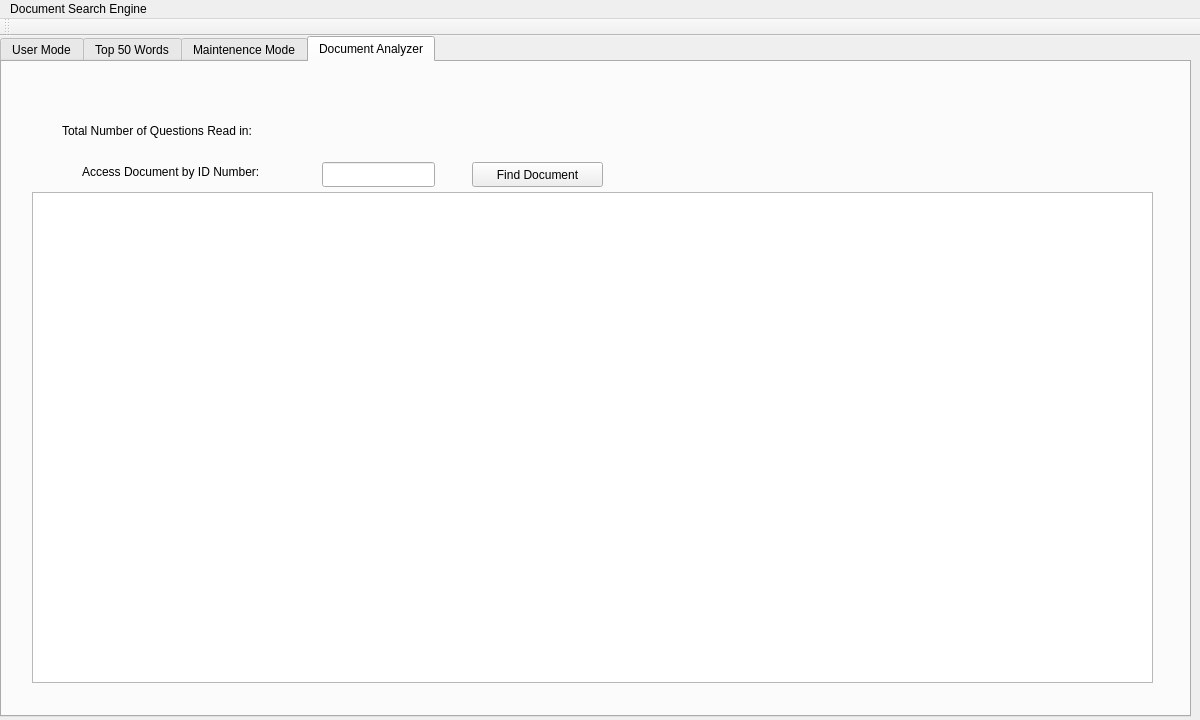
<?xml version="1.0" encoding="UTF-8"?>
<ui version="4.0">
 <class>MainWindow</class>
 <widget class="QMainWindow" name="MainWindow">
  <property name="geometry">
   <rect>
    <x>0</x>
    <y>0</y>
    <width>1200</width>
    <height>720</height>
   </rect>
  </property>
  <property name="windowTitle">
   <string>MainWindow</string>
  </property>
  <widget class="QWidget" name="centralWidget">
   <widget class="QTabWidget" name="tabwidget1">
    <property name="geometry">
     <rect>
      <x>0</x>
      <y>0</y>
      <width>1191</width>
      <height>681</height>
     </rect>
    </property>
    <property name="currentIndex">
     <number>3</number>
    </property>
    <widget class="QWidget" name="tab_1">
     <attribute name="title">
      <string>User Mode</string>
     </attribute>
     <widget class="QPushButton" name="pushButton_2">
      <property name="geometry">
       <rect>
        <x>130</x>
        <y>60</y>
        <width>151</width>
        <height>25</height>
       </rect>
      </property>
      <property name="text">
       <string>Display Top 50 Words</string>
      </property>
     </widget>
     <widget class="QLineEdit" name="lineEdit">
      <property name="geometry">
       <rect>
        <x>230</x>
        <y>100</y>
        <width>221</width>
        <height>31</height>
       </rect>
      </property>
     </widget>
     <widget class="QPushButton" name="startButton">
      <property name="geometry">
       <rect>
        <x>0</x>
        <y>10</y>
        <width>141</width>
        <height>31</height>
       </rect>
      </property>
      <property name="autoFillBackground">
       <bool>false</bool>
      </property>
      <property name="styleSheet">
       <string notr="true">background-color: rgb(138, 226, 52);
color: rgb(0, 0, 0);</string>
      </property>
      <property name="text">
       <string>Start Search Engine</string>
      </property>
     </widget>
     <widget class="QLabel" name="label">
      <property name="geometry">
       <rect>
        <x>140</x>
        <y>110</y>
        <width>67</width>
        <height>17</height>
       </rect>
      </property>
      <property name="font">
       <font>
        <pointsize>12</pointsize>
        <weight>75</weight>
        <bold>true</bold>
        <underline>true</underline>
       </font>
      </property>
      <property name="text">
       <string>Search:</string>
      </property>
     </widget>
     <widget class="QLabel" name="label_start">
      <property name="geometry">
       <rect>
        <x>150</x>
        <y>20</y>
        <width>361</width>
        <height>17</height>
       </rect>
      </property>
      <property name="text">
       <string>Successfully started. Search Engine is now running...</string>
      </property>
     </widget>
     <widget class="QLabel" name="label_6">
      <property name="geometry">
       <rect>
        <x>0</x>
        <y>630</y>
        <width>111</width>
        <height>17</height>
       </rect>
      </property>
      <property name="text">
       <string>Execution Time:</string>
      </property>
     </widget>
     <widget class="QLabel" name="label_time">
      <property name="geometry">
       <rect>
        <x>110</x>
        <y>630</y>
        <width>91</width>
        <height>17</height>
       </rect>
      </property>
      <property name="text">
       <string/>
      </property>
     </widget>
     <widget class="QLabel" name="label_8">
      <property name="geometry">
       <rect>
        <x>170</x>
        <y>630</y>
        <width>67</width>
        <height>17</height>
       </rect>
      </property>
      <property name="text">
       <string>Seconds</string>
      </property>
     </widget>
     <widget class="QLabel" name="label_starting">
      <property name="geometry">
       <rect>
        <x>150</x>
        <y>20</y>
        <width>491</width>
        <height>17</height>
       </rect>
      </property>
      <property name="text">
       <string>Starting Search Engine... Please Wait! This may take a few minutes!</string>
      </property>
     </widget>
     <widget class="QLabel" name="label_dataStartType">
      <property name="geometry">
       <rect>
        <x>150</x>
        <y>20</y>
        <width>541</width>
        <height>17</height>
       </rect>
      </property>
      <property name="text">
       <string>Default Data Type: Hash Table (Change in Maintenence Mode Before Starting)</string>
      </property>
     </widget>
     <widget class="QPushButton" name="pushButton_4">
      <property name="geometry">
       <rect>
        <x>480</x>
        <y>100</y>
        <width>111</width>
        <height>31</height>
       </rect>
      </property>
      <property name="styleSheet">
       <string notr="true">color: rgb(239, 41, 41);</string>
      </property>
      <property name="text">
       <string>Search</string>
      </property>
     </widget>
    </widget>
    <widget class="QWidget" name="tab_3">
     <attribute name="title">
      <string>Top 50 Words</string>
     </attribute>
     <widget class="QLabel" name="label_2">
      <property name="geometry">
       <rect>
        <x>20</x>
        <y>30</y>
        <width>211</width>
        <height>17</height>
       </rect>
      </property>
      <property name="font">
       <font>
        <pointsize>12</pointsize>
        <weight>75</weight>
        <bold>true</bold>
        <underline>true</underline>
       </font>
      </property>
      <property name="text">
       <string>List of Top 50 Used Words:</string>
      </property>
     </widget>
    </widget>
    <widget class="QWidget" name="tab_2">
     <attribute name="title">
      <string>Maintenence Mode</string>
     </attribute>
     <widget class="QLabel" name="label_3">
      <property name="geometry">
       <rect>
        <x>40</x>
        <y>30</y>
        <width>151</width>
        <height>17</height>
       </rect>
      </property>
      <property name="font">
       <font>
        <weight>75</weight>
        <bold>true</bold>
        <underline>true</underline>
       </font>
      </property>
      <property name="text">
       <string>Add New Data Files:</string>
      </property>
     </widget>
     <widget class="QPushButton" name="buttonAddTag">
      <property name="geometry">
       <rect>
        <x>110</x>
        <y>60</y>
        <width>131</width>
        <height>25</height>
       </rect>
      </property>
      <property name="text">
       <string>Add Tag File</string>
      </property>
     </widget>
     <widget class="QPushButton" name="buttonAddQuestion">
      <property name="geometry">
       <rect>
        <x>110</x>
        <y>100</y>
        <width>131</width>
        <height>25</height>
       </rect>
      </property>
      <property name="text">
       <string>Add Question File</string>
      </property>
     </widget>
     <widget class="QPushButton" name="pushButton_5">
      <property name="geometry">
       <rect>
        <x>200</x>
        <y>130</y>
        <width>171</width>
        <height>51</height>
       </rect>
      </property>
      <property name="text">
       <string>Confirm and Load Files</string>
      </property>
     </widget>
     <widget class="QLabel" name="label_4">
      <property name="geometry">
       <rect>
        <x>260</x>
        <y>60</y>
        <width>911</width>
        <height>17</height>
       </rect>
      </property>
      <property name="text">
       <string/>
      </property>
     </widget>
     <widget class="QLabel" name="label_5">
      <property name="geometry">
       <rect>
        <x>260</x>
        <y>100</y>
        <width>901</width>
        <height>17</height>
       </rect>
      </property>
      <property name="text">
       <string/>
      </property>
     </widget>
     <widget class="QLabel" name="label_10">
      <property name="geometry">
       <rect>
        <x>40</x>
        <y>200</y>
        <width>121</width>
        <height>17</height>
       </rect>
      </property>
      <property name="font">
       <font>
        <weight>75</weight>
        <bold>true</bold>
        <underline>true</underline>
       </font>
      </property>
      <property name="text">
       <string>Data Type:</string>
      </property>
     </widget>
     <widget class="QCheckBox" name="checkBox">
      <property name="geometry">
       <rect>
        <x>140</x>
        <y>240</y>
        <width>101</width>
        <height>23</height>
       </rect>
      </property>
      <property name="text">
       <string>Hash Table</string>
      </property>
     </widget>
     <widget class="QCheckBox" name="checkBox_2">
      <property name="geometry">
       <rect>
        <x>350</x>
        <y>240</y>
        <width>92</width>
        <height>23</height>
       </rect>
      </property>
      <property name="text">
       <string>Avl Tree</string>
      </property>
     </widget>
     <widget class="QLabel" name="label_11">
      <property name="geometry">
       <rect>
        <x>40</x>
        <y>320</y>
        <width>121</width>
        <height>17</height>
       </rect>
      </property>
      <property name="font">
       <font>
        <weight>75</weight>
        <bold>true</bold>
        <underline>true</underline>
       </font>
      </property>
      <property name="text">
       <string>Clear All Data:</string>
      </property>
     </widget>
     <widget class="QPushButton" name="pushButton_3">
      <property name="geometry">
       <rect>
        <x>140</x>
        <y>360</y>
        <width>271</width>
        <height>71</height>
       </rect>
      </property>
      <property name="text">
       <string>Clear All Data Entries</string>
      </property>
     </widget>
    </widget>
    <widget class="QWidget" name="tab">
     <attribute name="title">
      <string>Document Analyzer</string>
     </attribute>
     <widget class="QLabel" name="label_7">
      <property name="geometry">
       <rect>
        <x>60</x>
        <y>60</y>
        <width>261</width>
        <height>17</height>
       </rect>
      </property>
      <property name="text">
       <string>Total Number of Questions Read in:</string>
      </property>
     </widget>
     <widget class="QLabel" name="label_9">
      <property name="geometry">
       <rect>
        <x>80</x>
        <y>100</y>
        <width>221</width>
        <height>20</height>
       </rect>
      </property>
      <property name="text">
       <string>Access Document by ID Number:</string>
      </property>
     </widget>
     <widget class="QLineEdit" name="lineEdit_2">
      <property name="geometry">
       <rect>
        <x>320</x>
        <y>100</y>
        <width>113</width>
        <height>25</height>
       </rect>
      </property>
     </widget>
     <widget class="QTextBrowser" name="textBrowser">
      <property name="geometry">
       <rect>
        <x>30</x>
        <y>130</y>
        <width>1121</width>
        <height>491</height>
       </rect>
      </property>
     </widget>
     <widget class="QPushButton" name="pushButton">
      <property name="geometry">
       <rect>
        <x>470</x>
        <y>100</y>
        <width>131</width>
        <height>25</height>
       </rect>
      </property>
      <property name="text">
       <string>Find Document</string>
      </property>
     </widget>
    </widget>
   </widget>
  </widget>
  <widget class="QToolBar" name="mainToolBar">
   <attribute name="toolBarArea">
    <enum>TopToolBarArea</enum>
   </attribute>
   <attribute name="toolBarBreak">
    <bool>false</bool>
   </attribute>
  </widget>
  <widget class="QMenuBar" name="menuBar">
   <property name="geometry">
    <rect>
     <x>0</x>
     <y>0</y>
     <width>1200</width>
     <height>22</height>
    </rect>
   </property>
   <widget class="QMenu" name="menuDocument_Search_Engine">
    <property name="title">
     <string>Document Search Engine</string>
    </property>
    <widget class="QMenu" name="menuUser_Interface">
     <property name="title">
      <string>User Interface</string>
     </property>
     <addaction name="actionSearch"/>
     <addaction name="actionAccess_Top_50_Words"/>
     <addaction name="actionAccess_Recent_Searches"/>
    </widget>
    <addaction name="menuUser_Interface"/>
    <addaction name="actionMaintenence_Mode"/>
   </widget>
   <addaction name="menuDocument_Search_Engine"/>
  </widget>
  <action name="actionClear_All_Data">
   <property name="text">
    <string>Clear All Data</string>
   </property>
  </action>
  <action name="actionAdd_Files">
   <property name="text">
    <string>Add Files</string>
   </property>
  </action>
  <action name="actionDisplay_Recent_Searches">
   <property name="text">
    <string>Display Recent Searches</string>
   </property>
  </action>
  <action name="actionClear_Entered_Data">
   <property name="text">
    <string>Clear Entered Data</string>
   </property>
  </action>
  <action name="actionAccess_Top_50_Words">
   <property name="text">
    <string>Access Top 50 Words</string>
   </property>
   <property name="menuRole">
    <enum>QAction::TextHeuristicRole</enum>
   </property>
  </action>
  <action name="actionSearch">
   <property name="text">
    <string>Search</string>
   </property>
  </action>
  <action name="actionAccess_Recent_Searches">
   <property name="text">
    <string>Access Recent Searches</string>
   </property>
  </action>
  <action name="actionMaintenence_Mode">
   <property name="text">
    <string>Maintenence Mode</string>
   </property>
  </action>
 </widget>
 <layoutdefault spacing="6" margin="11"/>
 <resources/>
 <connections/>
</ui>
